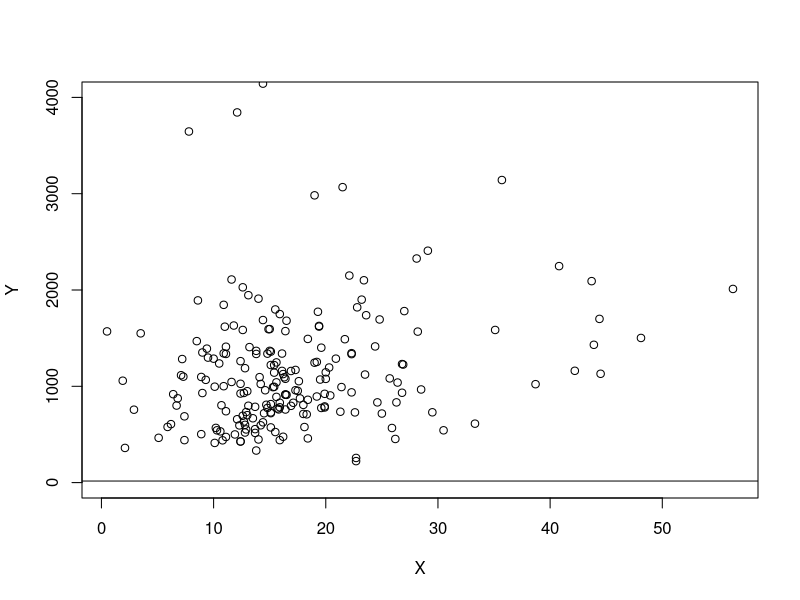

Here is the R script that generated this plot:
###
###   Econometría
###   Clase 3
###

library(foreign)
data1<-read.dta("Data/ceosal1.dta")

Y<-data1[,1]
X<-data1[,4]

reglin<-function(y,x){
  xsum<-x
  ysum<-y
  x2<-x^2
  n<-length(x)
  for (i in 2:n) {xsum[i]=xsum[i -1]+xsum[i]}
  for (i in 2:n) {ysum[i]=ysum[i -1]+ysum[i]}
  for (i in 2:n) {x2[i]=x2[i-1]+x2[i]}
  
  xbarra<-xsum[n]/n
  ybarra<-ysum[n]/n
  
  xyprod<-(x -xbarra)*y
  xsum2<-(x - xbarra)^2
  
  ysum2<-(y - ybarra)^2
  for(i in 2:n) {xyprod[i]=xyprod[i -1]+xyprod[i]}
  for(i in 2:n) {xsum2[i]=xsum2[i-1] + xsum2[i]}
  for(i in 2:n) {ysum2[i]=ysum2[i -1] + ysum2[i]}
  
  beta1<-xyprod[n] /xsum2[n]
  beta0<-ybarra-(beta1*xbarra)
  ygorro<-beta0+(beta1*x)
  e2<-(y-ygorro)^2
  
  for(i in 2:n) {e2[i]=e2[i - 1] +e2[i]}
  var_e<-e2[n]/(n -2)
  se_e<-var_e^.5
  var_beta1<-var_e/xsum2[n]
  se_beta1<-var_beta1^.5
  var_beta0<-(var_e*x2[n])/(n*xsum2[n])
  se_beta0<-var_beta0^.5
  t_beta1<-beta1/se_beta1
  t_beta0<-beta0/se_beta0
  if(t_beta1>0){pvalue_beta1<-2*pt(t_beta1,(n-2),lower.tail = FALSE)}
  else{pvalue_beta1<-2*pt(t_beta1,(n- 2),lower.tail = TRUE)}
  if(t_beta0>0){pvalue_beta0<-2*pt(t_beta0,(n - 2),lower.tail = FALSE)}
  else{pvalue_beta0<-2*pt(t_beta0,(n - 2),lower.tail = TRUE)}
  rcuad<-1-(e2[n]/ysum2[n])
  rcuad_aj<-1-((1 - rcuad)*((n - 1)/(n- 2)))
  SST<-ysum2[n]
  SSE<-xyprod[n]*beta1
  SSR<-SST-SSE
  f_reg<-SSE/(SSR/(n- 2))
  pvalue_f<-pf(f_reg,df1 = 1,df2 = n-2,lower.tail = FALSE)
  intercepto<-cbind(beta0,se_beta0,t_beta0,pvalue_beta0)
  independiente<-cbind(beta1,se_beta1,t_beta1,pvalue_beta1)
  resultado<-rbind(intercepto,independiente)
  resum<-rbind(rcuad,rcuad_aj,f_reg,pvalue_f)
  colnames(resultado)<-c("Coeficientes","Error Est.", "Estad. t", "P-value")
  rownames(resultado)<-c("Intercepto","X")
  colnames(resum)<-c(" ")
  rownames(resum)<-c("R^2","R^2 Aj.","Estad. F","P-value")
  output<-list(resultado,resum)
  names(output)<-c("Resultados de la estimacion por MCO","Bondad de ajuste")
  return(output)
}

reglin(X, Y)

regresion <- lm(X ~ Y)
plot(X, Y, ylim = c(0, 4000))
abline(regresion)